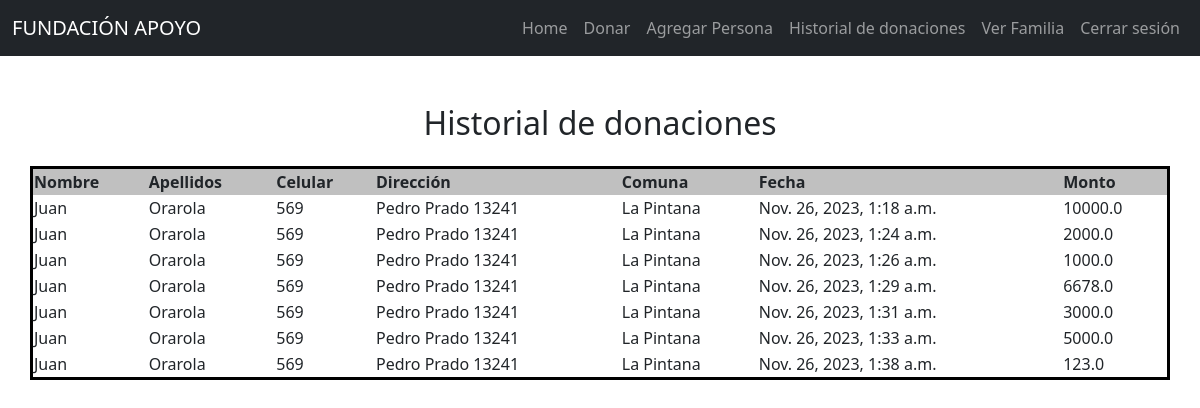
The app's page /donation/ (signed in) with its own data.
### apoyo/models.py (models this page shows, shortened)
class Donacion(models.Model):
    Nombre = models.CharField(max_length=100)
    Apellidos = models.CharField(max_length=100)
    Celular = models.IntegerField(default=569)
    Direccion = models.CharField(max_length=100)
    Comuna = models.CharField(max_length=100)
    Fecha = models.DateTimeField(auto_now_add=True)
    Monto = models.FloatField()
    user = models.ForeignKey(User, on_delete=models.CASCADE)

### apoyo/views.py (the view)
# urls.py: path('donation/', views.donation, name="donation"),
def donation(request):
    donations = Donacion.objects.filter(user=request.user.id)
    return render(request, 'apoyo/donation.html', {'donations' : donations})

### apoyo/templates/apoyo/donation.html
{% extends 'apoyo/base.html' %}
{% block content %}
<main class="container">
    <div class="row">
        <h2 class="text-center mt-5">Historial de donaciones</h2>
        <table border="3" width="50%" bordercolor="black" class="mt-3" >
            <tr bgcolor="silver">
                <th>Nombre</th>
                <th>Apellidos</th>
                <th>Celular</th>
                <th>Dirección</th>
                <th>Comuna</th>
                <th>Fecha</th>
                <th>Monto</th>
            </tr>
            {% for donation in donations %}
            <tr>
                <td>{{donation.Nombre}}</td>
                <td>{{donation.Apellidos}}</td>
                <td>{{donation.Celular}}</td>
                <td>{{donation.Direccion}}</td>
                <td>{{donation.Comuna}}</td>
                <td>{{donation.Fecha}}</td>
                <td>{{donation.Monto}}</td>
            </tr>
            {% endfor %}
        </table>
    </div>
</main>
{% endblock %}

### apoyo/templates/apoyo/base.html (shortened to what this page needs)
<!DOCTYPE html>
<html lang="en">
<head>
    <link rel="stylesheet" href="https://cdn.jsdelivr.net/npm/bootstrap@5.3.2/dist/css/bootstrap.min.css">
</head>
<body>
    <nav class="navbar navbar-expand-lg bg-dark navbar-dark">
        <div class="container-fluid">
          <a class="navbar-brand" href="#">FUNDACIÓN APOYO</a>
          <div class="collapse navbar-collapse" id="navbarNav">
            <ul class="navbar-nav ms-auto">
                <li class="nav-item">
                    <a class="nav-link" href="/home">Home</a>
                </li>
                {% if user.is_authenticated %}
                <li class="nav-item">
                    <a class="nav-link" href="/donate">Donar</a>
                </li>
                <li class="nav-item">
                    <a class="nav-link" href="/addpatient">Agregar Persona</a>
                </li>
                <li class="nav-item">
                    <a class="nav-link" href="/donation">Historial de donaciones</a>
                </li>
                <li class="nav-item">
                    <a class="nav-link" href="/patient">Ver Familia</a>
                </li>
                <li class="nav-item">
                    <a class="nav-link" href="/logout">Cerrar sesión</a>
                </li>
                {% endif %}
            </ul>
          </div>
        </div>
      </nav>
    {% block content %}
    {% endblock %}
</body>
</html>

### records on screen
Donacion: Nombre "Juan", Apellidos "Orarola", Celular "569", Direccion "Pedro Prado 13241", Comuna "La Pintana", Fecha "Nov. 26, 2023, 1:18 a.m.", Monto "10000.0"
Donacion: Nombre "Juan", Apellidos "Orarola", Celular "569", Direccion "Pedro Prado 13241", Comuna "La Pintana", Fecha "Nov. 26, 2023, 1:24 a.m.", Monto "2000.0"
Donacion: Nombre "Juan", Apellidos "Orarola", Celular "569", Direccion "Pedro Prado 13241", Comuna "La Pintana", Fecha "Nov. 26, 2023, 1:26 a.m.", Monto "1000.0"
Donacion: Nombre "Juan", Apellidos "Orarola", Celular "569", Direccion "Pedro Prado 13241", Comuna "La Pintana", Fecha "Nov. 26, 2023, 1:29 a.m.", Monto "6678.0"
Donacion: Nombre "Juan", Apellidos "Orarola", Celular "569", Direccion "Pedro Prado 13241", Comuna "La Pintana", Fecha "Nov. 26, 2023, 1:31 a.m.", Monto "3000.0"
Donacion: Nombre "Juan", Apellidos "Orarola", Celular "569", Direccion "Pedro Prado 13241", Comuna "La Pintana", Fecha "Nov. 26, 2023, 1:33 a.m.", Monto "5000.0"
Donacion: Nombre "Juan", Apellidos "Orarola", Celular "569", Direccion "Pedro Prado 13241", Comuna "La Pintana", Fecha "Nov. 26, 2023, 1:38 a.m.", Monto "123.0"
